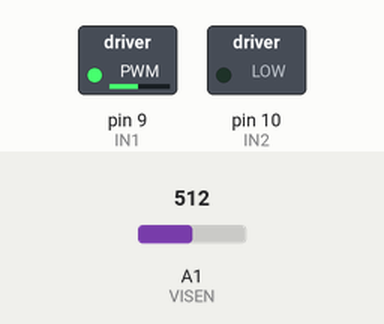
This sketch was run on a simulated Arduino Uno, built with avr-gcc and run on an emulated ATmega328P. Shown: switched loads named in the sketch (green lamp = pin HIGH). Dashed ring = blinking. The test bench sets the inputs (shaded band); at power-on: A1 (VISEN) = 512. What the sketch prints to the serial monitor is not drawn.

Above: at 1.2 s.
1.3 s: A1 (VISEN) set to 599
2.8 s: A1 (VISEN) set to 620
At 3.7 s:
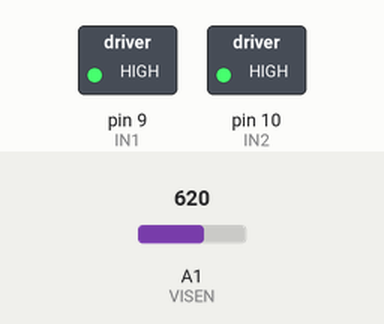
4.3 s: A1 (VISEN) set to 511
At 5.7 s:
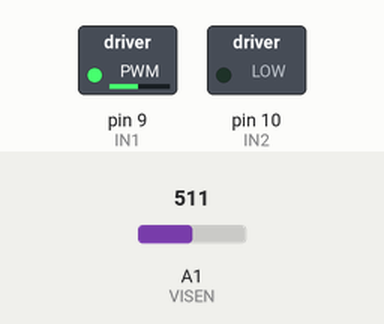
6.3 s: A1 (VISEN) set to 716
At 7.6 s:
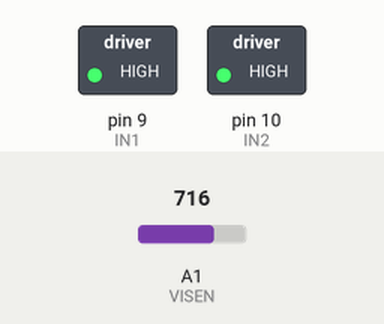
Timing chart, 0 to 8.8 s (numbered marks = the images above; inputs shaded):
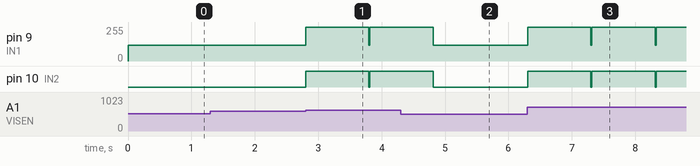

The sketch:

Driver_test.ino
```cpp
/*
 * ==============================================================================
 * Project:  Shield de Arduino versátil de bajo coste con fines académicos (TFG)
 * File:     [Driver_test].ino
 * Author:   [David Martínez Pérez]
 * Year:     2026
 * Brief:    [Scrip de control del Driver de potencia del EUPLA_CONE_CORE]
 * ==============================================================================
 */

int IN1 = 9;
int IN2 = 10;
int VISEN = A1;

// Corriente máxima permitida (A)
#define MAX_CURRENT 2.0   // límite de seguridad

// Relación voltaje/corriente para R_ISET = 7.5kΩ
#define V_PER_AMP 1.5

 bool direcion = 1;
unsigned long lastPrint = 0;

void setup() {
  pinMode(IN1, OUTPUT);
  pinMode(IN2, OUTPUT);
  pinMode(VISEN, INPUT);
  Serial.begin(9600);

}

void loop() {
  // for (int speed = 0; speed <= 255; speed += 5) {
  int speed = 120;
    setMotor(direcion, speed);
    monitorCurrent();
 // }
}

void setMotor (bool dir, int pwm){
  if (dir== true){
    analogWrite(IN1 , pwm  ) ;
    analogWrite(IN2 , 0) ;

  }
  else{
   analogWrite(IN1 , 0) ;
   analogWrite(IN2 , pwm) ;
  }

}
// Detiene el motor (modo Hi-Z)
void stopMotor() {
  digitalWrite(IN1, HIGH);
  digitalWrite(IN2, HIGH);
}

// Lee VISEN y calcula corriente (A)
float readCurrent() {
  float voltage = analogRead(VISEN) * (5.0 / 1023.0);
  float current = voltage / V_PER_AMP;
  return current;
}

// Muestra corriente y aplica protección
void monitorCurrent() {
  float current = readCurrent();

  // Muestra cada 200 ms
  if (millis() - lastPrint > 200) {
    Serial.print("Corriente: ");
    Serial.print(current, 2);
    Serial.println(" A");
    lastPrint = millis();
  }

  // Protección contra sobrecorriente
  if (current > MAX_CURRENT) {
    Serial.println("⚠️  Corriente > 2.0 A — Motor apagado por seguridad");
    stopMotor();
    delay(1000);
  }
}
```

Measured:
- the behaviour switches between 613 and 614 on A1 (VISEN) (found by bisection; images 0 and 1)
- after the input at 1.3 s, every drawn part: stays the same
- after the input at 2.8 s, pin 9 (IN1): 120/255 → 255/255 at once; pin 10 (IN2): LOW → HIGH at once, → LOW 1.0 s later, → HIGH 0.01 s later
- after the input at 4.3 s, pin 9 (IN1): goes on until 4.8 s, then stays 120/255; pin 10 (IN2): goes on until 4.8 s, then stays LOW
- after the input at 6.3 s, pin 9 (IN1): 120/255 → 255/255 at once; pin 10 (IN2): alternates HIGH for 1.0 s and LOW for 0.01 s, starting at once
